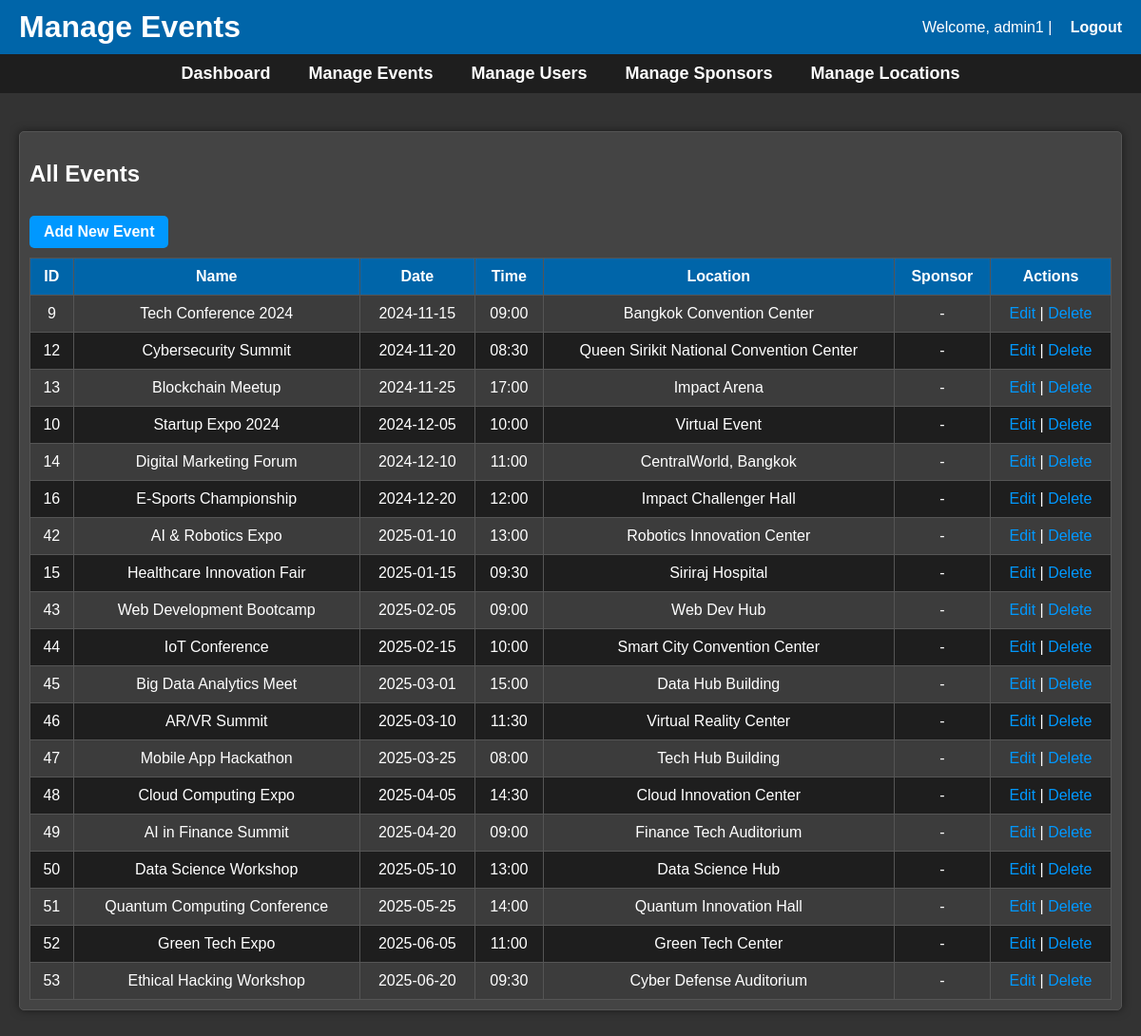
Screenshot of /admin/admin_events.php (signed in) with the database file from the repository.
### tables this page shows
CREATE TABLE `events` (
  `event_id` int(11) NOT NULL,
  `event_name` varchar(100) NOT NULL,
  `event_date` date NOT NULL,
  `event_time` time NOT NULL,
  `location` varchar(100) DEFAULT NULL,
  `description` text,
  `organizer_id` int(11) DEFAULT NULL,
  `location_id` int(11) DEFAULT NULL,
  `max_attendance` int(11) DEFAULT NULL
);

### admin/admin_events.php (the view, shortened to what this page needs)
<?php
include '../config/db_connect.php';
$current_date = date('Y-m-d');
$events = $conn->query("
    SELECT Events.event_id, Events.event_name, Events.event_date, Events.event_time, Events.location, Sponsors.sponsor_name
    FROM Events
    LEFT JOIN event_sponsors ON Events.event_id = event_sponsors.event_id
    LEFT JOIN sponsors ON event_sponsors.sponsor_id = sponsors.sponsor_id
    WHERE Events.event_date >= '$current_date'
    ORDER BY event_date ASC, event_time ASC
");
?>
<!DOCTYPE html>
<html lang="en">
<head>
    <link rel="stylesheet" href="/assets/css/style.css">
</head>
<body>
    <header>
        <h1>Manage Events</h1>
        <p>Welcome, <?php echo htmlspecialchars($_SESSION['username']); ?> | <a href="/auth/logout.php">Logout</a></p>
    </header>
    <nav>
        <a href="/admin/admin.php">Dashboard</a>
        <a href="/admin/admin_events.php">Manage Events</a>
        <a href="/admin/admin_users.php">Manage Users</a>
        <a href="/admin/admin_sponsors.php">Manage Sponsors</a>
        <a href="/admin/admin_locations.php">Manage Locations</a>
    </nav>
    <div class="container">
        <div class="section">
            <h2>All Events</h2>
            <a href="add_event.php" class="add-btn">Add New Event</a>
            <table>
                <tr>
                    <th>ID</th>
                    <th>Name</th>
                    <th>Date</th>
                    <th>Time</th>
                    <th>Location</th>
                    <th>Sponsor</th>
                    <th>Actions</th>
                </tr>
                <?php if ($events->num_rows > 0): ?>
                    <?php while ($event = $events->fetch_assoc()): ?>
                    <tr>
                        <td><?php echo $event['event_id']; ?></td>
                        <td><?php echo htmlspecialchars($event['event_name']); ?></td>
                        <td><?php echo date('Y-m-d', strtotime($event['event_date'])); ?></td>
                        <td><?php echo date('H:i', strtotime($event['event_time'])); ?></td>
                        <td><?php echo htmlspecialchars($event['location']); ?></td>
                        <td><?php echo htmlspecialchars($event['sponsor_name'] ?? '-'); ?></td>
                        <td>
                            <a href="edit_event.php?id=<?php echo $event['event_id']; ?>">Edit</a> |
                            <a href="delete_event.php?id=<?php echo $event['event_id']; ?>" onclick="return confirm('Are you sure you want to delete this event?')">Delete</a>
                        </td>
                    </tr>
                    <?php endwhile; ?>
                <?php else: ?>
                    <tr>
                        <td colspan="7">No upcoming events found.</td>
                    </tr>
                <?php endif; ?>
            </table>
        </div>
    </div>
</body>
</html>

### assets/css/style.css (style rules this page uses)
body { font-family: Arial, sans-serif; margin: 0; padding: 0; background-color: #1e1e1e; color: #ffffff; }
header { background-color: #0065a9; color: #ffffff; padding: 15px; text-align: center; }
nav { display: flex; justify-content: center; background-color: #252525; padding: 10px; }
nav a { color: #ffffff; margin: 0 15px; text-decoration: none; font-weight: bold; }
.container { padding: 20px; }
.section { margin-bottom: 30px; background-color: #333333; padding: 15px; border-radius: 5px; box-shadow: 0 0 10px rgba(0, 0, 0, 0.5); }
h1 { color: #ffffff; }
h2 { color: #ffffff; }
@media (min-width: 768px) { .container { flex-direction: row; align-items: flex-start; } }
th { background-color: #0065a9; color: white; }
tr:nth-child(even) { background-color: #3c3c3c; }
tr:nth-child(odd) { background-color: #1e1e1e; }
table { width: 100%; border-collapse: collapse; margin-top: 10px; }
th, td { padding: 10px; text-align: center; border: 1px solid #555555; }
a { color: #0098ff; text-decoration: none; }
.add-btn { display: inline-block; margin-top: 10px; padding: 8px 15px; background-color: #0098ff; color: white; border-radius: 5px; text-decoration: none; font-weight: bold; }

### admin/admin_events.php (style rules this page uses)
header { background-color: #0065a9; color: white; padding: 10px 20px; display: flex; justify-content: space-between; align-items: center; }
header h1 { margin: 0; }
header p { margin: 0; }
header a { color: white; text-decoration: none; font-weight: bold; margin-left: 15px; }
nav { background-color: #1e1e1e; display: flex; justify-content: center; padding: 10px 0; }
nav a { color: white; font-weight: bold; margin: 0 20px; text-decoration: none; font-size: 18px; }
.container { padding: 20px; background-color: #333333; }
.section { margin: 20px 0; padding: 10px; border: 1px solid #555555; border-radius: 5px; background-color: #444444; }
table { width: 100%; border-collapse: collapse; margin-top: 10px; }
th, td { padding: 10px; text-align: center; border: 1px solid #555555; }
th { background-color: #0065a9; color: white; }
a { color: #0098ff; text-decoration: none; }
.add-btn { display: inline-block; margin-top: 10px; padding: 8px 15px; background-color: #0098ff; color: white; border-radius: 5px; text-decoration: none; font-weight: bold; }

### rows the page displays
events: event_id "9", event_name "Tech Conference 2024", event_date "2024-11-15", event_time "09:00", location "Bangkok Convention Center", sponsor_name "-"
events: event_id "12", event_name "Cybersecurity Summit", event_date "2024-11-20", event_time "08:30", location "Queen Sirikit National Convention Center", sponsor_name "-"
events: event_id "13", event_name "Blockchain Meetup", event_date "2024-11-25", event_time "17:00", location "Impact Arena", sponsor_name "-"
events: event_id "10", event_name "Startup Expo 2024", event_date "2024-12-05", event_time "10:00", location "Virtual Event", sponsor_name "-"
events: event_id "14", event_name "Digital Marketing Forum", event_date "2024-12-10", event_time "11:00", location "CentralWorld, Bangkok", sponsor_name "-"
events: event_id "16", event_name "E-Sports Championship", event_date "2024-12-20", event_time "12:00", location "Impact Challenger Hall", sponsor_name "-"
events: event_id "42", event_name "AI & Robotics Expo", event_date "2025-01-10", event_time "13:00", location "Robotics Innovation Center", sponsor_name "-"
events: event_id "15", event_name "Healthcare Innovation Fair", event_date "2025-01-15", event_time "09:30", location "Siriraj Hospital", sponsor_name "-"
events: event_id "43", event_name "Web Development Bootcamp", event_date "2025-02-05", event_time "09:00", location "Web Dev Hub", sponsor_name "-"
events: event_id "44", event_name "IoT Conference", event_date "2025-02-15", event_time "10:00", location "Smart City Convention Center", sponsor_name "-"
events: event_id "45", event_name "Big Data Analytics Meet", event_date "2025-03-01", event_time "15:00", location "Data Hub Building", sponsor_name "-"
events: event_id "46", event_name "AR/VR Summit", event_date "2025-03-10", event_time "11:30", location "Virtual Reality Center", sponsor_name "-"
events: event_id "47", event_name "Mobile App Hackathon", event_date "2025-03-25", event_time "08:00", location "Tech Hub Building", sponsor_name "-"
events: event_id "48", event_name "Cloud Computing Expo", event_date "2025-04-05", event_time "14:30", location "Cloud Innovation Center", sponsor_name "-"
events: event_id "49", event_name "AI in Finance Summit", event_date "2025-04-20", event_time "09:00", location "Finance Tech Auditorium", sponsor_name "-"
events: event_id "50", event_name "Data Science Workshop", event_date "2025-05-10", event_time "13:00", location "Data Science Hub", sponsor_name "-"
events: event_id "51", event_name "Quantum Computing Conference", event_date "2025-05-25", event_time "14:00", location "Quantum Innovation Hall", sponsor_name "-"
events: event_id "52", event_name "Green Tech Expo", event_date "2025-06-05", event_time "11:00", location "Green Tech Center", sponsor_name "-"
events: event_id "53", event_name "Ethical Hacking Workshop", event_date "2025-06-20", event_time "09:30", location "Cyber Defense Auditorium", sponsor_name "-"

### other values shown
$_SESSION['username'] "admin1"
